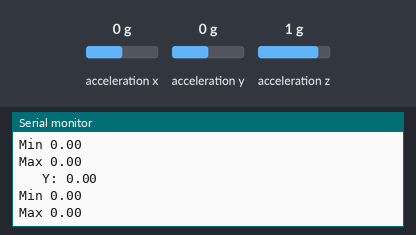
A sketch run on a simulated Arduino Leonardo, built with avr-gcc and run on an emulated ATmega32U4. Shown: the last lines printed to the serial monitor. Inputs (shaded band) come from the test bench; at power-on: acceleration y 0 g, acceleration x 0 g, acceleration z 1 g.

Above: at 1.2 s.
1.3 s: acceleration y set to -1.4 g
At 1.9 s:
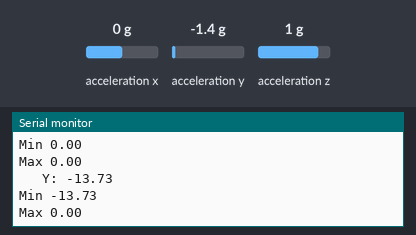
2.8 s: acceleration y set to -0.8 g
At 3.4 s:
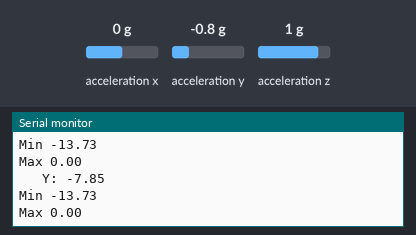
Timing chart, 0 to 5.8 s (numbered marks = the images above; inputs shaded):
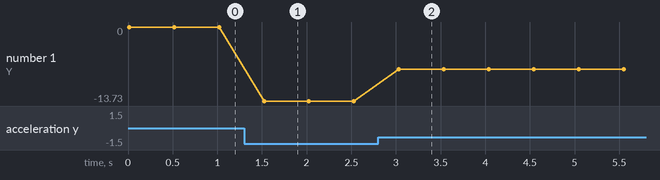

The sketch:

acceldemo.ino
```cpp
// Basic demo for accelerometer readings from Adafruit LIS3DH

#include <Wire.h>
#include <SPI.h>
#include <Adafruit_LIS3DH.h>
#include <Adafruit_Sensor.h>

// Used for software SPI
#define LIS3DH_CLK 13
#define LIS3DH_MISO 12
#define LIS3DH_MOSI 11
// Used for hardware & software SPI
#define LIS3DH_CS 10

// software SPI
//Adafruit_LIS3DH lis = Adafruit_LIS3DH(LIS3DH_CS, LIS3DH_MOSI, LIS3DH_MISO, LIS3DH_CLK);
// hardware SPI
//Adafruit_LIS3DH lis = Adafruit_LIS3DH(LIS3DH_CS);
// I2C
Adafruit_LIS3DH lis = Adafruit_LIS3DH();
int count = 0;
  float minY;
  float maxY;

void setup(void) {
  Serial.begin(9600);
  while (!Serial) delay(10);     // will pause Zero, Leonardo, etc until serial console opens

  Serial.println("LIS3DH test!");

  if (! lis.begin(0x18)) {   // change this to 0x19 for alternative i2c address
    Serial.println("Couldnt start");
    while (1) yield();
  }
  Serial.println("LIS3DH found!");

  lis.setRange(LIS3DH_RANGE_4_G);   // 2, 4, 8 or 16 G!

  Serial.print("Range = "); Serial.print(2 << lis.getRange());
  Serial.println("G");

}

void loop() {
  lis.read();      // get X Y and Z data at once
  // Then print out the raw data
//  Serial.print("X:  "); Serial.print(lis.x);
//  Serial.print("  \tY:  "); Serial.print(lis.y);


//  Serial.print("  \tZ:  "); Serial.print(lis.z);

  /* Or....get a new sensor event, normalized */
  sensors_event_t event;
  lis.getEvent(&event);

  /* Display the results (acceleration is measured in m/s^2) */
//  Serial.print("\t\tX: "); Serial.print(event.acceleration.x);
  Serial.print(" \tY: "); Serial.print(event.acceleration.y);
  Serial.println();
  minMax(event.acceleration.y);
//  Serial.print(" \tZ: "); Serial.print(event.acceleration.z);
//  Serial.println(" m/s^2 ");

  Serial.println();
// Serial.println(count);
//  count += 1;;
  delay(500);
}

void minMax(float y) {

  if (y > maxY) {
    maxY = y;
  }
  if (y < minY) {
    minY = y;
  }
  Serial.print("Min "); Serial.println(minY);
  Serial.print("Max "); Serial.println(maxY);
}
```

Measured:
- after the input at 1.3 s, the serial monitor: prints a new line after 0.22 s (image 1)
- after the input at 2.8 s, the serial monitor: prints a new line after 0.23 s (image 2)
- plotted number 1: 0 → -13.73 after the input at 1.3 s, -13.73 → -7.85 after the input at 2.8 s
